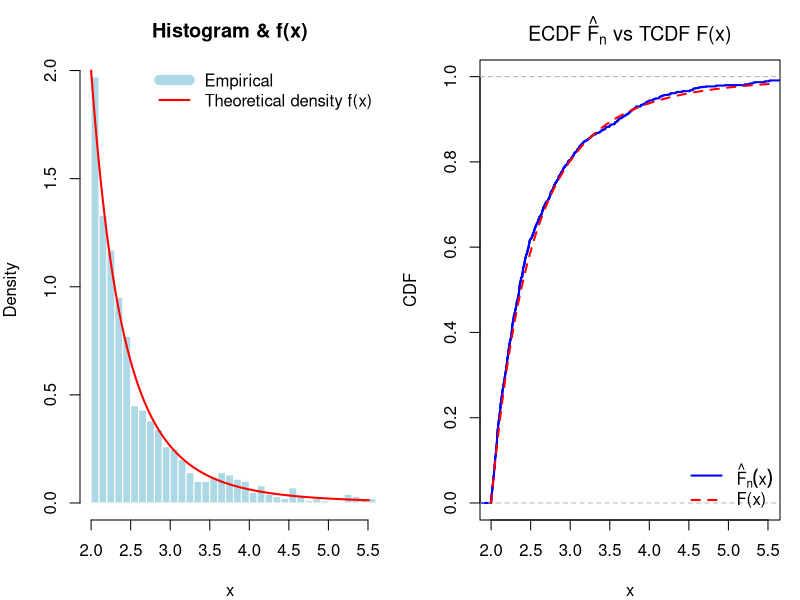

This chart was generated by the following R code:
set.seed(42)

## ---------------- 参数 ----------------
alpha <- 4
xm    <- 2
n     <- 1000      # 样本量，可改
do_clt <- FALSE    # 是否做CLT可视化（大量重复模拟，会较慢）

## --------- Pareto 分布的函数族（自定义） ---------
dpareto <- function(x, alpha, xm) ifelse(x >= xm, alpha * xm^alpha / x^(alpha + 1), 0)
ppareto <- function(x, alpha, xm) ifelse(x <  xm, 0, 1 - (xm / x)^alpha)
qpareto <- function(p, alpha, xm) xm * (1 - p)^(-1/alpha)
rpareto <- function(n, alpha, xm) qpareto(runif(n), alpha, xm)

## ---------------- 抽样 ----------------
x <- rpareto(n, alpha, xm)

## ---------------- 理论量 ----------------
mu_th  <- alpha * xm / (alpha - 1)                            # E[X]  = 8/3
var_th <- alpha * xm^2 / ((alpha - 1)^2 * (alpha - 2))        # VarX  = 8/9

## ---------------- 经验量 ----------------
mean_emp <- mean(x)
var_emp  <- var(x)

cat("=== Theoretical vs Empirical ===\n")
cat(sprintf("E[X]:   theory = %.6f, empirical = %.6f,  rel.err = %.2f%%\n",
            mu_th, mean_emp, 100 * abs(mean_emp - mu_th) / mu_th))
cat(sprintf("Var[X]: theory = %.6f, empirical = %.6f,  rel.err = %.2f%%\n\n",
            var_th, var_emp, 100 * abs(var_emp - var_th) / var_th))

## ---------------- KS 检验（对 F(x)） ----------------
ks <- ks.test(x, function(y) ppareto(y, alpha = alpha, xm = xm))
cat("=== Kolmogorov–Smirnov test ===\n")
cat(sprintf("D = %.4f, p-value = %.4g\n\n", ks$statistic, ks$p.value))

## ---------------- 作图：密度 & CDF ----------------
oldpar <- par(no.readonly = TRUE)
on.exit(par(oldpar), add = TRUE)
par(mfrow = c(1, 2), mar = c(4, 4, 3, 1))

# (1) 直方图 + 理论密度
x_max <- quantile(x, 0.99)      # 为了看清主体，截到 99% 分位
hist(x, breaks = "FD", freq = FALSE, col = "lightblue",
     border = "white",
     main = sprintf("Histogram & f(x)", alpha, xm),
     xlab = "x", xlim = c(xm, x_max))
curve(dpareto(x, alpha, xm), from = xm, to = x_max,
      add = TRUE, col = "red", lwd = 2)
legend("topright", bty = "n",
       legend = c("Empirical", "Theoretical density f(x)"),
       col = c("lightblue", "red"), lty = c(1,1), lwd = c(10,2))

# (2) 经验CDF + 理论CDF
plot(ecdf(x), main = expression(paste("ECDF ", hat(F)[n], " vs TCDF F(x)")),
     col = "blue", lwd = 2, xlab = "x", ylab = "CDF",
     xlim = c(xm, x_max))
curve(ppareto(x, alpha, xm), from = xm, to = x_max,
      add = TRUE, col = "red", lwd = 2, lty = 2)
legend("bottomright", bty = "n",
       legend = c(expression(hat(F)[n](x)), "F(x)"),
       col = c("blue", "red"), lty = c(1,2), lwd = 2)

# ## ----------------（可选）CLT 可视化：样本均值近似正态 ----------------
# if (do_clt) {
#   set.seed(123)
#   M <- 100000
#   means <- replicate(M, mean(rpareto(n, alpha, xm)))
#   sd_mean <- sqrt(var_th / n)

#   dev.new()  # 开新图窗（有些环境不支持则忽略）
#   hist(means, breaks = 100, freq = FALSE,
#        main = sprintf("CLT check: sample mean (n=%d, M=%d)", n, M),
#        xlab = "sample mean", col = "lightgray", border = "white")
#   curve(dnorm(x, mean = mu_th, sd = sd_mean), add = TRUE, col = "red", lwd = 2)
#   legend("topright", bty = "n",
#          legend = c("Empirical means", "Normal approx"),
#          col = c("lightgray", "red"), lty = c(1,1), lwd = c(10,2))
# }
